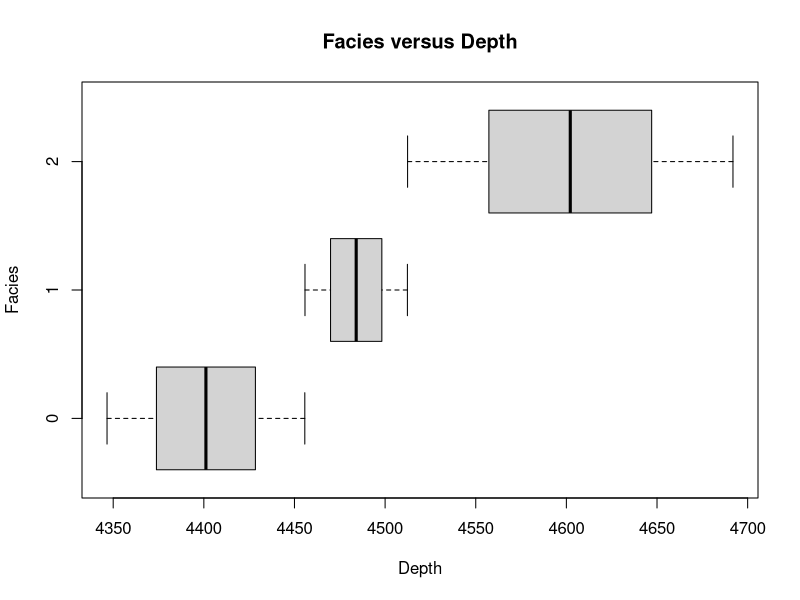
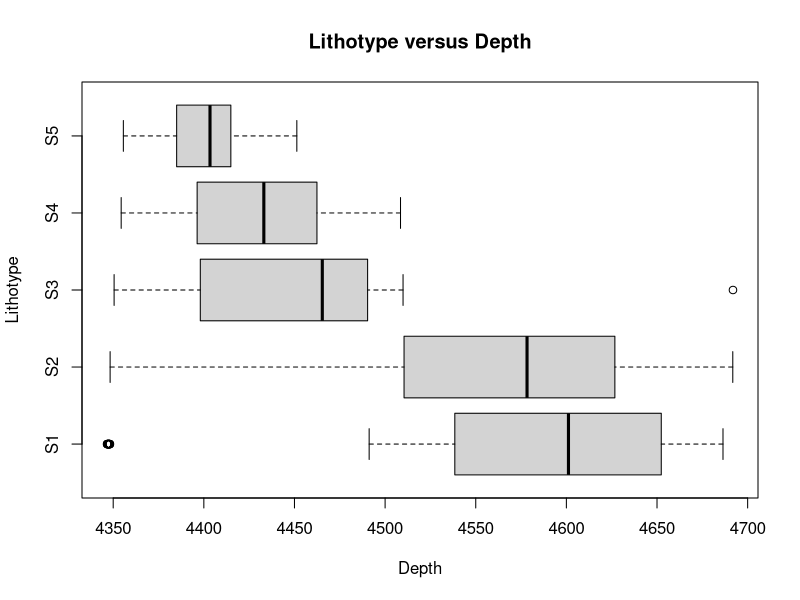

Source code (R) for these figures, in order:
## ---- chunk 1
df<-read.csv("Data3.csv")
head(df)
## ---- chunk 2
df['lithotype'] <- NA
head(df)
## ---- chunk 3
df['lithotype'] <- 'S5'
head(df)
## ---- chunk 4
df[df$vsh<0.2, "lithotype"] <- "S1"
df[df$vsh>0.2 & df$vsh<0.4, "lithotype"] <- "S2"
df[df$vsh>0.4 & df$vsh<0.6, "lithotype"] <- "S3"
df[df$vsh>0.6 & df$vsh<0.8, "lithotype"] <- "S4"
head(df)
## ---- chunk 5
dim(df)
## ---- chunk 6
nrow(df)
ncol(df)
## ---- chunk 7
length(df)
## ---- chunk 8
for (column in names(df))
{
print(typeof(df[column]))
}
## ---- chunk 9
for (column in attributes(df)$names)
{
print(typeof(df[column]))
}
## ---- chunk 10
print(df[1:10, ])
## ---- chunk 11
head(df)
## ---- chunk 12
tail(df)
## ---- chunk 13
levels(factor(df$lithotype))
## ---- chunk 14
levels(factor(df$facies))
## ---- chunk 15
str(df)
## ---- chunk 16
min(df$depth)
max(df$depth)

min(df$sp)
max(df$sp)

min(df$vsh)
max(df$vsh)
## ---- chunk 17
mean(df$depth)
sd(df$depth)
var(df$depth)
## ---- chunk 18
quantile(df$depth, 0.25) # first quartile for depth column
quantile(df$depth, 0.75) # third quartile for depth column
## ---- chunk 19
summary(df)
## ---- chunk 20
sd(df$depth) / mean(df$depth)
## ---- chunk 21
boxplot(df$depth ~ df$facies, horizontal = TRUE, xlab = "Depth", ylab = "Facies", main="Facies versus Depth")
## ---- chunk 22
boxplot(df$depth ~ df$lithotype, horizontal = TRUE, xlab = "Depth", ylab = "Lithotype", main="Lithotype versus Depth")
## ---- chunk 23
install.packages('caTools')
library(caTools)
## ---- chunk 24
head(df)
## ---- chunk 25
svm_df<-subset(df, select = c(depth, vsh, facies))
head(svm_df)
## ---- chunk 26
svm_df$facies<-factor(svm_df$facies, levels = c(0,1,2))
## ---- chunk 27
set.seed(123)
split <- sample.split(svm_df$facies, SplitRatio = 0.75) # 75% and 25%

training_df <- subset(svm_df, split == TRUE)
test_df <- subset(svm_df, split == FALSE)
## ---- chunk 28
head(training_df) # training dataset
## ---- chunk 29
head(test_df) # test dataset
## ---- chunk 30
training_df[-3] <- scale(training_df[-3])
test_df[-3] <- scale(test_df[-3])

## ---- chunk 31
head(training_df)
## ---- chunk 32
head(test_df)
## ---- chunk 33
install.packages('e1071')
library(e1071)
## ---- chunk 34
svm_classifier <- svm(formula = facies ~ ., data=training_df, type = 'C-classification',kernel="linear")
svm_classifier
## ---- chunk 35
y_pred = predict(svm_classifier, newdata = test_df[-4])
y_pred
## ---- chunk 36
confusion_matrix <- table(test_df[, 3], y_pred)
confusion_matrix
## ---- chunk 37
svm_accuracy = 1-mean(test_df$facies != y_pred)
svm_accuracy
## ---- chunk 38
head(df)
## ---- chunk 39
svm_df<-subset(df, select = c(depth, vsh, lithotype))
head(svm_df)
## ---- chunk 40
svm_df$lithotype <-factor(svm_df$lithotype, levels = c('S1', 'S2', 'S3', 'S4', 'S5'))
## ---- chunk 41
set.seed(123)
split <- sample.split(svm_df$lithotype, SplitRatio = 0.75) # 75% and 25%

training_df <- subset(svm_df, split == TRUE)
test_df <- subset(svm_df, split == FALSE)
## ---- chunk 42
head(training_df) # training dataset
## ---- chunk 43
head(test_df) # test dataset
## ---- chunk 44
training_df[-3] <- scale(training_df[-3])
test_df[-3] <- scale(test_df[-3])
## ---- chunk 45
head(training_df)
## ---- chunk 46
head(test_df)
## ---- chunk 47
svm_classifier <- svm(formula = lithotype ~ ., data=training_df, type = 'C-classification',kernel="linear")
svm_classifier
## ---- chunk 48
y_pred = predict(svm_classifier, newdata = test_df[-3])
y_pred
## ---- chunk 49
confusion_matrix <- table(test_df[, 3], y_pred)
confusion_matrix
## ---- chunk 50
svm_accuracy = 1-mean(test_df$lithotype != y_pred)
svm_accuracy
## ---- chunk 51
install.packages("class")
library(class)
## ---- chunk 52
knn_df <- subset(df, select = c(depth, vsh, facies))
head(knn_df)
## ---- chunk 53
knn_df$facies<-factor(knn_df$facies, levels = c(0,1,2))
## ---- chunk 54
set.seed(123)
split <- sample.split(knn_df$facies, SplitRatio = 0.75) # 75% and 25%

training_df <- subset(knn_df, split == TRUE)
test_df <- subset(knn_df, split == FALSE)
## ---- chunk 55
training_df[-3] <- scale(training_df[-3])
test_df[-3] <- scale(test_df[-3])
## ---- chunk 56
head(training_df)
## ---- chunk 57
head(test_df)
## ---- chunk 58
knn_classifier <- knn(train = training_df[,-3], test = test_df[,-3], cl = training_df$facies, k=3)
knn_classifier
## ---- chunk 59
confusion_matrix <- table(test_df[, 3], knn_classifier)
confusion_matrix
## ---- chunk 60
knn_accuracy = 1-mean(test_df$facies != knn_classifier)
knn_accuracy
## ---- chunk 61
knn_df <- subset(df, select = c(depth, vsh, lithotype))
head(knn_df)
## ---- chunk 62
knn_df$lithotype<-factor(knn_df$lithotype, levels = c('S1', 'S2', 'S3', 'S4', 'S5'))
## ---- chunk 63
set.seed(123)
split <- sample.split(knn_df$lithotype, SplitRatio = 0.75) # 75% and 25%

training_df <- subset(knn_df, split == TRUE)
test_df <- subset(knn_df, split == FALSE)
## ---- chunk 64
training_df[-3] <- scale(training_df[-3])
test_df[-3] <- scale(test_df[-3])
## ---- chunk 65
head(training_df)
## ---- chunk 66
head(test_df)
## ---- chunk 67
knn_classifier <- knn(train = training_df[,-3], test = test_df[,-3], cl = training_df$lithotype, k=3)
knn_classifier
## ---- chunk 68
confusion_matrix <- table(test_df[, 3], knn_classifier)
confusion_matrix
## ---- chunk 69
knn_accuracy = 1-mean(test_df$lithotype != knn_classifier)
knn_accuracy
## ---- chunk 70
install.packages("randomForest")
library(randomForest)
## ---- chunk 71
rf_df <- subset(df, select = c(depth, vsh, facies))
head(rf_df)
## ---- chunk 72
rf_df$facies<-factor(rf_df$facies, levels = c(0,1,2))
## ---- chunk 73
set.seed(123)
split <- sample.split(rf_df$facies, SplitRatio = 0.75) # 75% and 25%

training_df <- subset(rf_df, split == TRUE)
test_df <- subset(rf_df, split == FALSE)
## ---- chunk 74
training_df[-3] <- scale(training_df[-3])
test_df[-3] <- scale(test_df[-3])
## ---- chunk 75
head(training_df)
## ---- chunk 76
head(test_df)
## ---- chunk 77
rf_classifier = randomForest(x = training_df[,-3], y = training_df$facies, ntree = 500)
rf_classifier
## ---- chunk 78
y_pred = predict(rf_classifier, newdata = test_df[-3])
y_pred
## ---- chunk 79
confusion_matrix <- table(test_df[, 3], y_pred)
confusion_matrix
## ---- chunk 80
rf_accuracy = 1-mean(test_df$facies != y_pred)
rf_accuracy
## ---- chunk 81
rf_df <- subset(df, select = c(depth, vsh, lithotype))
head(rf_df)
## ---- chunk 82
rf_df$lithotype<-factor(rf_df$lithotype, levels = c('S1', 'S2', 'S3', 'S4', 'S5'))
## ---- chunk 83
set.seed(123)
split <- sample.split(rf_df$lithotype, SplitRatio = 0.75) # 75% and 25%

training_df <- subset(rf_df, split == TRUE)
test_df <- subset(rf_df, split == FALSE)
## ---- chunk 84
training_df[-3] <- scale(training_df[-3])
test_df[-3] <- scale(test_df[-3])
## ---- chunk 85
head(training_df)
## ---- chunk 86
head(test_df)
## ---- chunk 87
rf_classifier = randomForest(x = training_df[,-3], y = training_df$lithotype, ntree = 500)
rf_classifier
## ---- chunk 88
y_pred = predict(rf_classifier, newdata = test_df[-3])
y_pred
## ---- chunk 89
confusion_matrix <- table(test_df[, 3], y_pred)
confusion_matrix
## ---- chunk 90
rf_accuracy = 1-mean(test_df$lithotype != y_pred)
rf_accuracy
